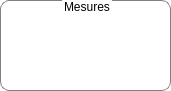
    <widget class="QGroupBox" name="dosiMeasurementsGroupBox_2">
     <property name="geometry">
      <rect>
       <x>1020</x>
       <y>140</y>
       <width>171</width>
       <height>91</height>
      </rect>
     </property>
     <property name="styleSheet">
      <string notr="true">QGroupBox {
	font: 75 16pt &quot;Century Schoolbook L&quot;;
  border: 1px solid gray;
  border-radius: 9px;
  margin-top: 0.5em;
  background: transparent;
}

QGroupBox::title {
     subcontrol-origin: margin;
     subcontrol-position: top center; 
}

QLabel {
background: transparent;
}</string>
     </property>
     <property name="title">
      <string>Mesures</string>
     </property>
     <widget class="QWidget" name="horizontalLayoutWidget_16">
      <property name="geometry">
       <rect>
        <x>20</x>
        <y>25</y>
        <width>131</width>
        <height>52</height>
       </rect>
      </property>
      <layout class="QHBoxLayout" name="horizontalLayout_24">
       <item>
        <widget class="QPushButton" name="debit_pushButton_delete">
         <property name="minimumSize">
          <size>
           <width>50</width>
           <height>50</height>
          </size>
         </property>
         <property name="font">
          <font>
           <family>Arial</family>
           <pointsize>16</pointsize>
           <bold>true</bold>
          </font>
         </property>
         <property name="styleSheet">
          <string notr="true">QPushButton {
background-image: url(:/images/delete_button.png);
background-repeat: no-repeat; 
background-position: center;
border-radius:25px;
border-style: raised; 
border-width: 0px;
}

QPushButton:pressed {
background-image: url(:/images/delete_button_pressed.png);
background-repeat: no-repeat; 
background-position: center;
border-radius:25px;
border-style: raised; 
border-width: 0px;
}
</string>
         </property>
         <property name="text">
          <string/>
         </property>
         <property name="autoDefault">
          <bool>true</bool>
         </property>
        </widget>
       </item>
       <item>
        <spacer name="horizontalSpacer_19">
         <property name="orientation">
          <enum>Qt::Horizontal</enum>
         </property>
         <property name="sizeHint" stdset="0">
          <size>
           <width>40</width>
           <height>20</height>
          </size>
         </property>
        </spacer>
       </item>
       <item>
        <widget class="QPushButton" name="debit_pushButton_save">
         <property name="minimumSize">
          <size>
           <width>50</width>
           <height>50</height>
          </size>
         </property>
         <property name="maximumSize">
          <size>
           <width>50</width>
           <height>50</height>
          </size>
         </property>
         <property name="font">
          <font>
           <family>Arial</family>
           <pointsize>16</pointsize>
           <bold>true</bold>
          </font>
         </property>
         <property name="styleSheet">
          <string notr="true">QPushButton {
background-image: url(:/images/save_button.png);
background-repeat: no-repeat; 
background-position: center;
border-radius:25px;
border-style: raised; 
border-width: 0px;
}

QPushButton:pressed {
background-image: url(:/images/save_button_pressed.png);
background-repeat: no-repeat; 
background-position: center;
border-radius:25px;
border-style: raised; 
border-width: 0px;
}</string>
         </property>
         <property name="text">
          <string/>
         </property>
         <property name="autoDefault">
          <bool>true</bool>
         </property>
        </widget>
       </item>
      </layout>
     </widget>
    </widget>
